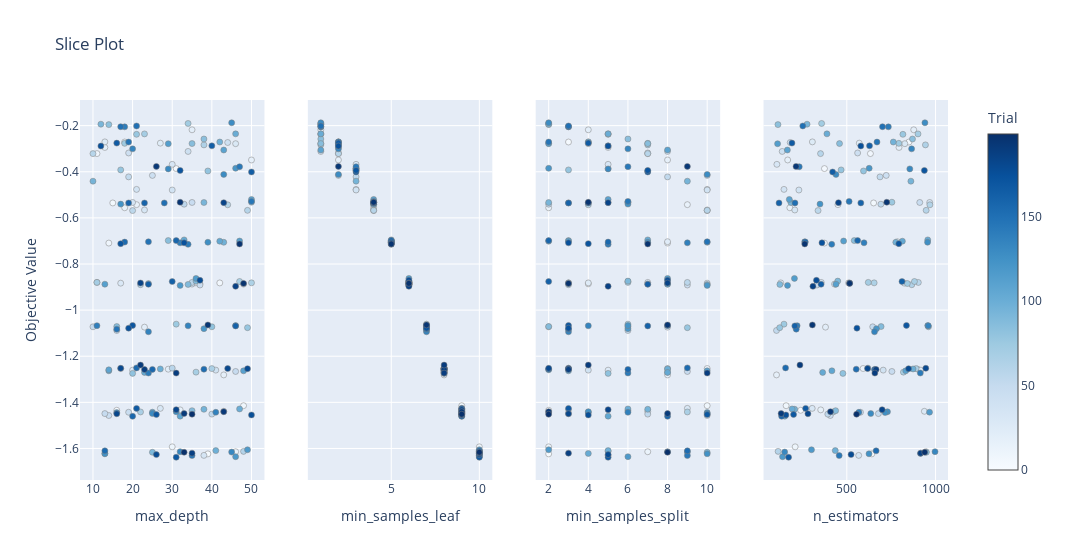

This figure's notebook cell:
### Code cell
optuna.visualization.plot_slice(study, params=['n_estimators', 'max_depth', 'min_samples_split', 'min_samples_leaf'])

### Figure 1 — Plotly figure (JSON) as saved in the notebook; plotly's stock layout.template omitted (floating-point values rounded to 4 significant figures; data arrays with more than 128 entries replaced by an {"elided": "..."} marker saying what was removed)
{"data": [{"marker": {"color": {"elided": "200 int values"}, "colorbar": {"title": {"text": "Trial"}, "x": 1, "xpad": 40}, "colorscale": [[0, "rgb(247,251,255)"], [0.125, "rgb(222,235,247)"], [0.25, "rgb(198,219,239)"], [0.375, "rgb(158,202,225)"], [0.5, "rgb(107,174,214)"], [0.625, "rgb(66,146,198)"], [0.75, "rgb(33,113,181)"], [0.875, "rgb(8,81,156)"], [1, "rgb(8,48,107)"]], "line": {"color": "Grey", "width": 0.5}, "showscale": true}, "mode": "markers", "name": "Feasible Trial", "showlegend": false, "type": "scatter", "x": {"elided": "200 int values"}, "xaxis": "x", "y": {"elided": "200 float values"}, "yaxis": "y"}, {"marker": {"color": {"elided": "200 int values"}, "colorbar": {"title": {"text": "Trial"}, "x": 1, "xpad": 40}, "colorscale": [[0, "rgb(247,251,255)"], [0.125, "rgb(222,235,247)"], [0.25, "rgb(198,219,239)"], [0.375, "rgb(158,202,225)"], [0.5, "rgb(107,174,214)"], [0.625, "rgb(66,146,198)"], [0.75, "rgb(33,113,181)"], [0.875, "rgb(8,81,156)"], [1, "rgb(8,48,107)"]], "line": {"color": "Grey", "width": 0.5}, "showscale": false}, "mode": "markers", "name": "Feasible Trial", "showlegend": false, "type": "scatter", "x": {"elided": "200 int values"}, "xaxis": "x2", "y": {"elided": "200 float values"}, "yaxis": "y2"}, {"marker": {"color": {"elided": "200 int values"}, "colorbar": {"title": {"text": "Trial"}, "x": 1, "xpad": 40}, "colorscale": [[0, "rgb(247,251,255)"], [0.125, "rgb(222,235,247)"], [0.25, "rgb(198,219,239)"], [0.375, "rgb(158,202,225)"], [0.5, "rgb(107,174,214)"], [0.625, "rgb(66,146,198)"], [0.75, "rgb(33,113,181)"], [0.875, "rgb(8,81,156)"], [1, "rgb(8,48,107)"]], "line": {"color": "Grey", "width": 0.5}, "showscale": false}, "mode": "markers", "name": "Feasible Trial", "showlegend": false, "type": "scatter", "x": {"elided": "200 int values"}, "xaxis": "x3", "y": {"elided": "200 float values"}, "yaxis": "y3"}, {"marker": {"color": {"elided": "200 int values"}, "colorbar": {"title": {"text": "Trial"}, "x": 1, "xpad": 40}, "colorscale": [[0, "rgb(247,251,255)"], [0.125, "rgb(222,235,247)"], [0.25, "rgb(198,219,239)"], [0.375, "rgb(158,202,225)"], [0.5, "rgb(107,174,214)"], [0.625, "rgb(66,146,198)"], [0.75, "rgb(33,113,181)"], [0.875, "rgb(8,81,156)"], [1, "rgb(8,48,107)"]], "line": {"color": "Grey", "width": 0.5}, "showscale": false}, "mode": "markers", "name": "Feasible Trial", "showlegend": false, "type": "scatter", "x": {"elided": "200 int values"}, "xaxis": "x4", "y": {"elided": "200 float values"}, "yaxis": "y4"}], "layout": {"title": {"text": "Slice Plot"}, "width": 1200, "xaxis": {"anchor": "y", "domain": [0, 0.2125], "title": {"text": "max_depth"}}, "xaxis2": {"anchor": "y2", "domain": [0.2625, 0.475], "title": {"text": "min_samples_leaf"}}, "xaxis3": {"anchor": "y3", "domain": [0.525, 0.7375], "title": {"text": "min_samples_split"}}, "xaxis4": {"anchor": "y4", "domain": [0.7875, 1], "title": {"text": "n_estimators"}}, "yaxis": {"anchor": "x", "domain": [0, 1], "title": {"text": "Objective Value"}}, "yaxis2": {"anchor": "x2", "domain": [0, 1], "matches": "y", "showticklabels": false}, "yaxis3": {"anchor": "x3", "domain": [0, 1], "matches": "y", "showticklabels": false}, "yaxis4": {"anchor": "x4", "domain": [0, 1], "matches": "y", "showticklabels": false}}}
